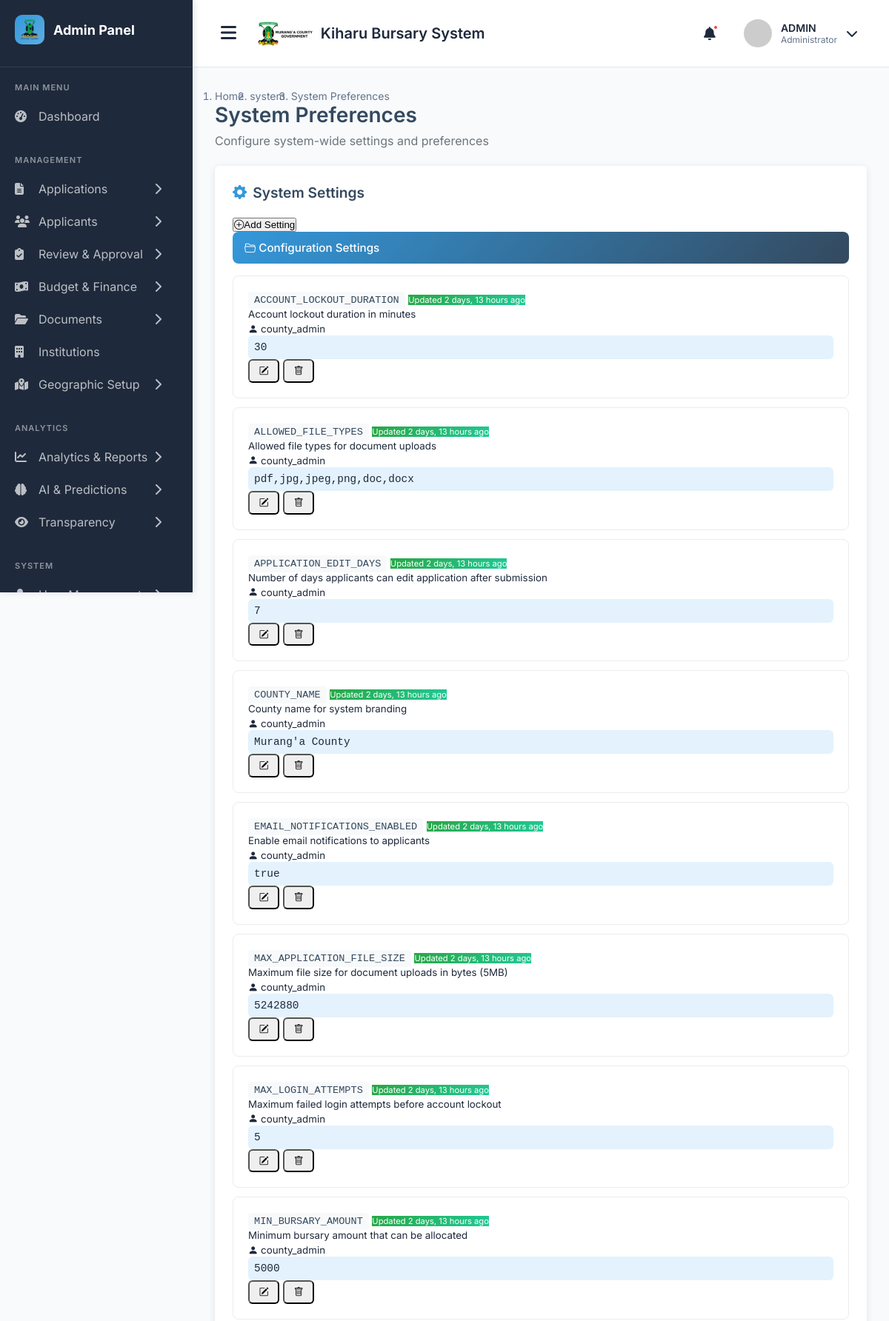
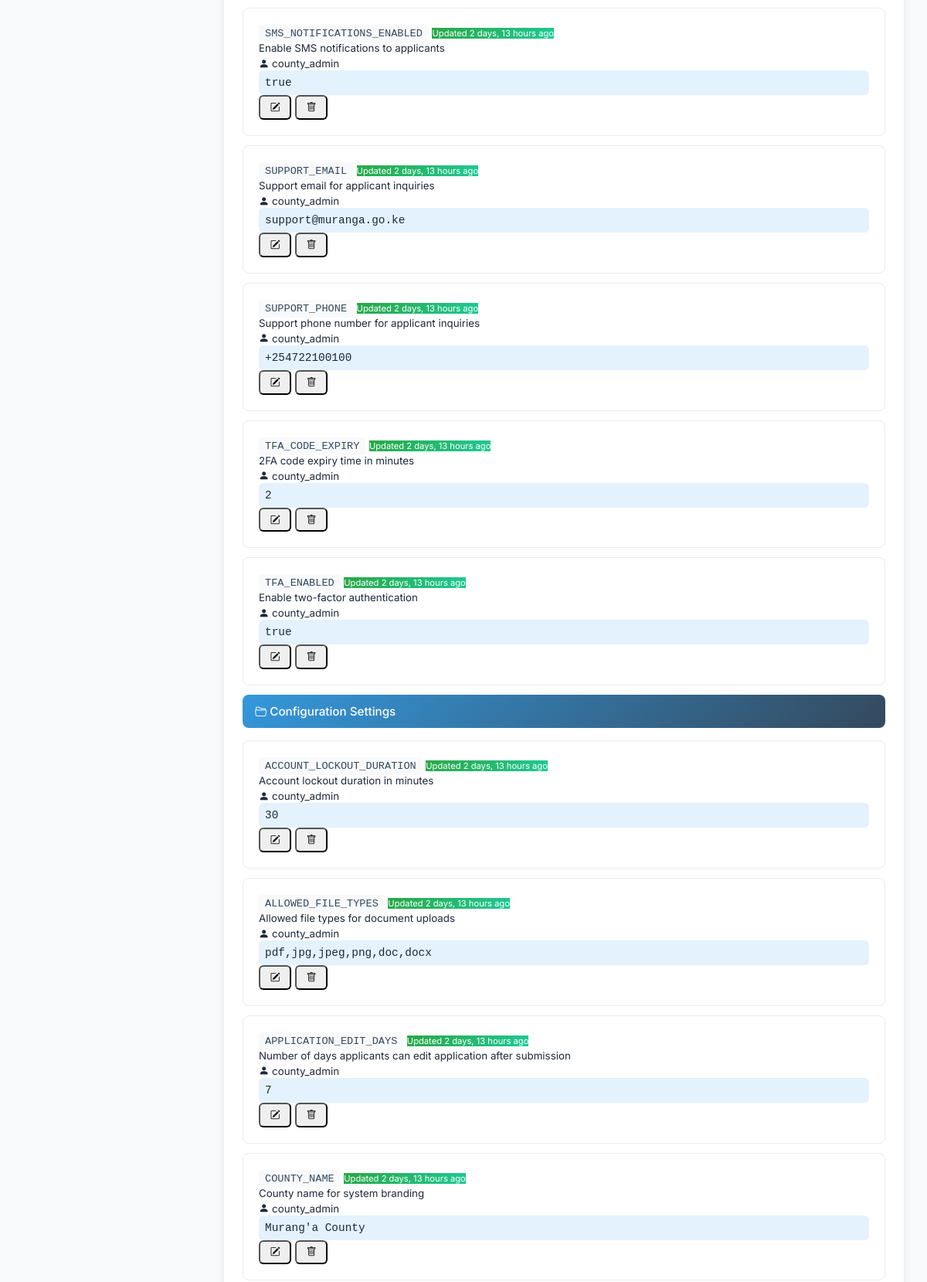
Screenshot of /admin-preferences/ (signed in, upper part) with the database file from the repository (2 pictures, top to bottom).
### main_application/models.py (models this page shows, shortened)
class SystemSettings(models.Model):
    SETTING_CATEGORIES = (
        ('general', 'General'),
        ('application', 'Application'),
        ('finance', 'Finance'),
        ('notification', 'Notification'),
        ('security', 'Security'),
    )
    setting_name = models.CharField(max_length=100, unique=True)
    setting_category = models.CharField(max_length=20, choices=SETTING_CATEGORIES, default='general')
    setting_value = models.TextField()
    description = models.TextField(blank=True, null=True)
    is_active = models.BooleanField(default=True)
    last_updated = models.DateTimeField(auto_now=True)
    updated_by = models.ForeignKey(User, on_delete=models.SET_NULL, null=True)
    class Meta:
        ordering = ['setting_category', 'setting_name']

class User(AbstractUser):
    USER_TYPES = (
        ('applicant', 'Applicant'),
        ('admin', 'Administrator'),
        ('reviewer', 'Application Reviewer'),
        ('finance', 'Finance Officer'),
        ('county_admin', 'County Administrator'),
        ('constituency_admin', 'Constituency Administrator'),
        ('ward_admin', 'Ward Administrator'),
    )
    user_type = models.CharField(max_length=25, choices=USER_TYPES, default='applicant')
    id_number = models.CharField(max_length=20, unique=True, null=True, blank=True)
    phone_regex = RegexValidator(
        regex=r'^\+254\d{9}$',
        message="Phone number must be entered in the format: '+254XXXXXXXXX'. Exactly 12 digits including country code."
    )
    phone_number = models.CharField(validators=[phone_regex], max_length=17, blank=True)

### main_application/views.py (the view, shortened to what this page needs)
# urls.py: path('admin-preferences/', views.admin_preferences, name='admin_preferences'),
@login_required
@user_passes_test(is_admin_or_staff)
def admin_preferences(request):
    settings = SystemSettings.objects.filter(is_active=True).order_by('setting_name')
    context = {
        'settings': settings,
        'can_edit': request.user.user_type == 'admin',
        'page_title': 'Preferences',
    }
    return render(request, 'admin/preferences.html', context)

### main_application/views.py (called while the page is built)
def is_admin_or_staff(user):
    return user.is_authenticated and (user.is_staff or user.user_type in ['admin', 'reviewer', 'finance'])

### templates/admin/preferences.html (shortened to what this page needs)
{% extends 'admin_base.html' %}
{% load static %}
{% block content %}
<div class="container-fluid">
    <div class="row">
        <div class="col-12">
            <nav aria-label="breadcrumb">
            <ol class="breadcrumb mb-3">
                <li class="breadcrumb-item">
                <a href="{% url 'admin_dashboard' %}">Home</a>
                </li>
                <li class="breadcrumb-item">
                <a href="#"> system </a>
                </li>
                <li class="breadcrumb-item active" aria-current="page">
               System Preferences
                </li>
            </ol>
            </nav>
            <div class="page-header">
                <h4 class="page-title">System Preferences</h4>
                <p class="page-subtitle">Configure system-wide settings and preferences</p>
            </div>
        </div>
    </div>
    <div class="row">
        <div class="col-lg-8">
            <div class="preferences-card">
                <div class="d-flex justify-content-between align-items-center mb-4">
                    <h4 class="card-title mb-0">
                        <i class="bi bi-gear-fill"></i>
                        System Settings
                    </h4>
                    {% if can_edit %}
                        <button class="btn btn-primary btn-sm" data-bs-toggle="modal" data-bs-target="#addSettingModal">
                            <i class="bi bi-plus-circle me-1"></i>Add Setting
                        </button>
                    {% endif %}
                </div>
                {% if settings %}
                    {% regroup settings by setting_name|slice:":10" as grouped_settings %}
                    {% for category in grouped_settings %}
                        <div class="setting-category">
                            <i class="bi bi-folder2-open me-2"></i>
                            Configuration Settings
                        </div>
                        {% for setting in settings %}
                            <div class="setting-item">
                                <div class="row align-items-start">
                                    <div class="col-md-4">
                                        <div class="d-flex align-items-center mb-2">
                                            <span class="setting-name">{{ setting.setting_name }}</span>
                                            {% if setting.last_updated %}
                                                <small class="badge badge-updated ms-2">
                                                    Updated {{ setting.last_updated|timesince }} ago
                                                </small>
                                            {% endif %}
                                        </div>
                                        {% if setting.description %}
                                            <small class="text-muted">{{ setting.description }}</small>
                                        {% endif %}
                                        {% if setting.updated_by %}
                                            <div class="mt-1">
                                                <small class="text-muted">
                                                    <i class="bi bi-person-fill me-1"></i>
                                                    {{ setting.updated_by.username }}
                                                </small>
                                            </div>
                                        {% endif %}
                                    </div>
                                    <div class="col-md-6">
                                        <div class="setting-value">{{ setting.setting_value }}</div>
                                    </div>
                                    <div class="col-md-2 text-end">
                                        {% if can_edit %}
                                            <div class="btn-group-vertical" role="group">
                                                <button class="btn btn-outline-primary btn-sm btn-setting-action edit-setting-btn mb-1"
                                                        data-setting-id="{{ setting.id }}"
                                                        data-setting-name="{{ setting.setting_name }}"
                                                        data-setting-value="{{ setting.setting_value }}"
                                                        data-setting-description="{{ setting.description }}">
                                                    <i class="bi bi-pencil-square"></i>
                                                </button>
                                                <button class="btn btn-outline-danger btn-sm btn-setting-action delete-setting-btn"
                                                        data-setting-id="{{ setting.id }}"
                                                        data-setting-name="{{ setting.setting_name }}">
                                                    <i class="bi bi-trash"></i>
                                                </button>
                                            </div>
                                        {% else %}
                                            <span class="badge bg-secondary">Read Only</span>
                                        {% endif %}
                                    </div>
                                </div>
                            </div>
                        {% endfor %}
                    {% endfor %}
                {% endif %}
            </div>
        </div>
    </div>
</div>
{% endblock %}

### templates/admin_base.html (style rules this page uses)
* { margin: 0; padding: 0; box-sizing: border-box; }
:root { --primary-color: #3498db; --primary-hover: #2980b9; --sidebar-bg: #1E293B; --sidebar-hover: #334155; --main-bg: #F8FAFC; --card-bg: #FFFFFF; --text-primary: #1E293B; --text-secondary: #64748B; --border-color: #E2E8F0; --success-color: #10B981; --danger-color: #EF4444; --warning-color: #F59E0B; }
body { font-family: 'Inter', sans-serif; background-color: var(--main-bg); color: var(--text-primary); overflow-x: hidden; }
.page-header { margin-bottom: 30px; }
.page-title { font-size: 28px; font-weight: 700; margin-bottom: 8px; }
.breadcrumb { display: flex; gap: 8px; color: var(--text-secondary); font-size: 14px; }
.breadcrumb a { color: var(--text-secondary); text-decoration: none; }

### templates/admin/preferences.html (style rules this page uses)
:root { --primary-color: #3498db; --secondary-color: #34495e; }
.preferences-card { background: white; border-radius: 6px; box-shadow: 0 2px 10px rgba(0,0,0,0.1); padding: 1.5rem; margin-bottom: 1.5rem; }
.setting-item { border: 1px solid #e9ecef; border-radius: 8px; padding: 1.25rem; margin-bottom: 0.75rem; transition: all 0.3s ease; }
.setting-name { font-family: 'Courier New', monospace; background: #f8f9fa; padding: 0.25rem 0.5rem; border-radius: 4px; font-size: 0.85rem; color: var(--secondary-color); }
.setting-value { background: #e3f2fd; padding: 0.5rem; border-radius: 6px; font-family: monospace; white-space: pre-wrap; max-height: 100px; overflow-y: auto; font-size: 0.9rem; }
.setting-category { background: linear-gradient(135deg, var(--primary-color) 0%, var(--secondary-color) 100%); color: white; padding: 0.75rem 1rem; border-radius: 8px; margin-bottom: 1rem; font-weight: 500; font-size: 0.95rem; }
.btn-setting-action { border-radius: 6px; padding: 0.4rem 0.8rem; font-size: 0.8rem; }
.badge-updated { background: linear-gradient(135deg, #28a745, #20c997); color: white; font-size: 0.7rem; }
.page-header { margin-bottom: 1.5rem; }
.page-title { color: var(--secondary-color); font-weight: 600; }
.page-subtitle { color: #6c757d; font-size: 1rem; }
.card-title { color: var(--secondary-color); font-weight: 600; font-size: 1.2rem; display: flex; align-items: center; margin-bottom: 1.25rem; }
.card-title i { color: var(--primary-color); margin-right: 0.5rem; }

### rows the page displays
SystemSettings: setting_name "ACCOUNT_LOCKOUT_DURATION", last_updated "2 days, 13 hours", description "Account lockout duration in minutes", updated_by.username "county_admin", setting_value "30"
SystemSettings: setting_name "ALLOWED_FILE_TYPES", last_updated "2 days, 13 hours", description "Allowed file types for document uploads", updated_by.username "county_admin", setting_value "pdf,jpg,jpeg,png,doc,docx"
SystemSettings: setting_name "APPLICATION_EDIT_DAYS", last_updated "2 days, 13 hours", description "Number of days applicants can edit application after submission", updated_by.username "county_admin", setting_value "7"
SystemSettings: setting_name "COUNTY_NAME", last_updated "2 days, 13 hours", description "County name for system branding", updated_by.username "county_admin", setting_value "Murang'a County"
SystemSettings: setting_name "EMAIL_NOTIFICATIONS_ENABLED", last_updated "2 days, 13 hours", description "Enable email notifications to applicants", updated_by.username "county_admin", setting_value "true"
SystemSettings: setting_name "MAX_APPLICATION_FILE_SIZE", last_updated "2 days, 13 hours", description "Maximum file size for document uploads in bytes (5MB)", updated_by.username "county_admin", setting_value "5242880"
SystemSettings: setting_name "MAX_LOGIN_ATTEMPTS", last_updated "2 days, 13 hours", description "Maximum failed login attempts before account lockout", updated_by.username "county_admin", setting_value "5"
SystemSettings: setting_name "MIN_BURSARY_AMOUNT", last_updated "2 days, 13 hours", description "Minimum bursary amount that can be allocated", updated_by.username "county_admin", setting_value "5000"
SystemSettings: setting_name "SMS_NOTIFICATIONS_ENABLED", last_updated "2 days, 13 hours", description "Enable SMS notifications to applicants", updated_by.username "county_admin", setting_value "true"
SystemSettings: setting_name "SUPPORT_EMAIL", last_updated "2 days, 13 hours", description "Support email for applicant inquiries", updated_by.username "county_admin", setting_value "support@muranga.go.ke"
SystemSettings: setting_name "SUPPORT_PHONE", last_updated "2 days, 13 hours", description "Support phone number for applicant inquiries", updated_by.username "county_admin", setting_value "+254722100100"
SystemSettings: setting_name "TFA_CODE_EXPIRY", last_updated "2 days, 13 hours", description "2FA code expiry time in minutes", updated_by.username "county_admin", setting_value "2"
SystemSettings: setting_name "TFA_ENABLED", last_updated "2 days, 13 hours", description "Enable two-factor authentication", updated_by.username "county_admin", setting_value "true"
